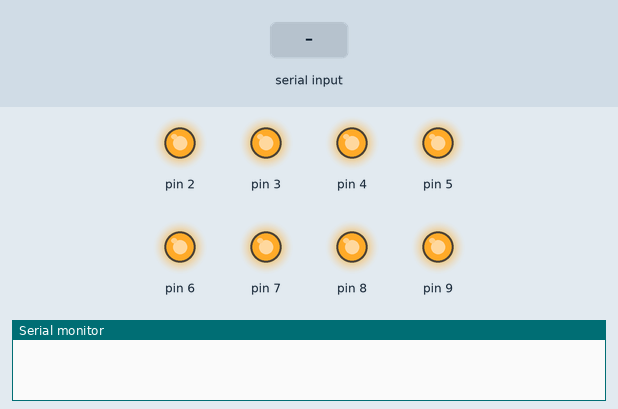
Bench run of a sketch on a simulated Arduino Uno, built with avr-gcc and run on an emulated ATmega328P. On the bench: output pins drawn as LEDs (lit = HIGH), the last lines printed to the serial monitor. The inputs (shaded band) are chosen by the test bench.

Above: at 1.2 s.
1.3 s: "30,150\n" received over Serial
At 5.4 s:
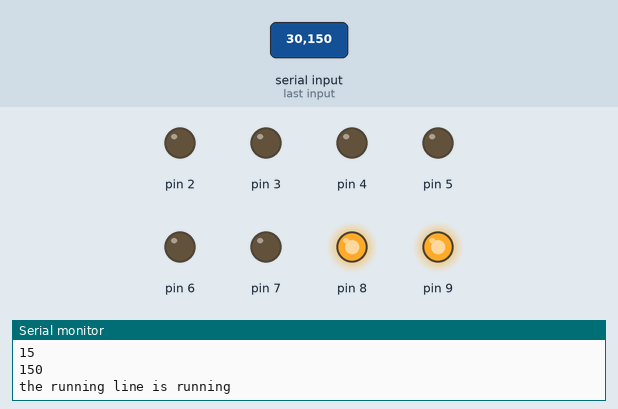
At 17.4 s:
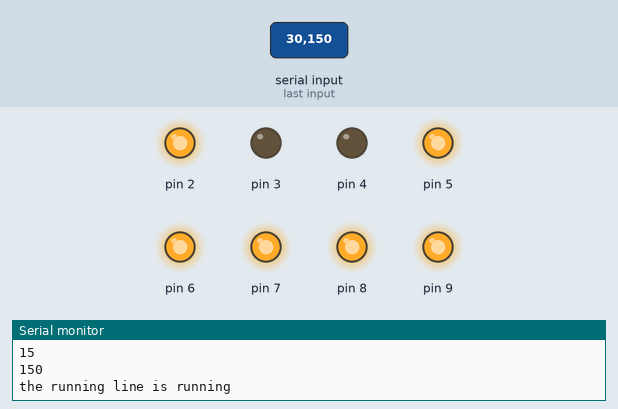
Timing chart, 0 to 20.1 s (numbered marks = the images above; inputs shaded):
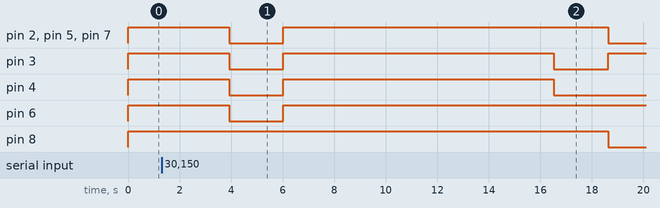

The sketch:

grand_gogo1.ino
```cpp
#include <SoftwareSerial.h>

SoftwareSerial slave_serial(10, 11);

String neighbours_string = "";
int numberOfNeighbors = 0;
int indexOfNumber = -1;
bool isSynchronized = false;
bool isAmbiguousNumber = false;
bool isOff = false;
String globalNumber = "";
String undeletedGlobalNumber = "";
bool digits[10][8] = {
  {1, 1, 1, 1, 1, 1, 0, 0},
  {0, 1, 1, 0, 0, 0, 0, 0},
  {1, 1, 0, 1, 1, 0, 1, 0},
  {1, 1, 1, 1, 0, 0, 1, 0},
  {0, 1, 1, 0, 0, 1, 1, 0},
  {1, 0, 1, 1, 0, 1, 1, 0},
  {1, 0, 1, 1, 1, 1, 1, 0},
  {1, 1, 1, 0, 0, 0, 0, 0},
  {1, 1, 1, 1, 1, 1, 1, 0},
  {1, 1, 1, 1, 0, 1, 1, 0}
};
void setup() {
  slave_serial.begin(2400);
  Serial.begin(2400);
  slave_serial.write('d');
  for (int i = 2; i < 10; i++) {
    pinMode(i, OUTPUT);
    digitalWrite(i, HIGH);
  }
}
void loop() {
  delay(100);
  char digit = Serial.read();

  if (isAmbiguousNumber) {
    delay(2000);
    if (numberOfNeighbors == 2 && !isSynchronized) {
      delay(300);
      isSynchronized = !isSynchronized;
    } else if (numberOfNeighbors == 1 && !isSynchronized) {
      delay(0);
      isSynchronized = !isSynchronized;
    } else if (numberOfNeighbors == 0 && !isSynchronized) {
      isSynchronized = !isSynchronized;
    }
    if (indexOfNumber <= undeletedGlobalNumber.length()) {
      indexOfNumber += 1;
    } else {
          	indexOfNumber = 0;
    }
    if (undeletedGlobalNumber[indexOfNumber] == 'o') {
            turn_off();
          } else {
          	show_number((int)undeletedGlobalNumber[indexOfNumber]  - '0');
          }
  }
    char rc = slave_serial.read();

    int check = (int)(rc - '0');
    if (check < 0) {
      if (neighbours_string.length() > 0) {
      	for (int i = 0; i < neighbours_string.length(); i++) {
          Serial.print(neighbours_string[i]);
        }
      Serial.print('c');
        Serial.println(" ");
        numberOfNeighbors = neighbours_string.length();
        Serial.println("Total Neighbours:");
        Serial.println(numberOfNeighbors);
      neighbours_string = "";
      }
      } else if (rc == 'c') {
      neighbours_string += 'c';
    }
  if (digit == 'd') {
    Serial.println("Waiting...");
    slave_serial.write("d");
     delay(100);
    if (slave_serial.available() > 0) {

      Serial.println("Sent request");
    } else {
      Serial.println("Callback");
     Serial.print('c');
    }
  }
  else {
    int number = (int)(digit - '0');
    if (number < 0) {
      	if (globalNumber.length() > numberOfNeighbors + 1 && globalNumber.length() != 0) {
      		Serial.println("the running line is running");
          undeletedGlobalNumber = "";
          isAmbiguousNumber = true;
          for (int i = 0; i < globalNumber.length(); i++) {
            slave_serial.write(globalNumber[i]);
          }
          globalNumber += "ooo";
          undeletedGlobalNumber = globalNumber;
          if (numberOfNeighbors == 2) {
          	indexOfNumber = 0;
            delay(100);
          } else if (numberOfNeighbors == 1) {
           	indexOfNumber = 1;
            delay(0);
          } else if (numberOfNeighbors == 0) {
           	indexOfNumber = 2;
          }

          if (globalNumber[indexOfNumber] == 'o') {
            turn_off();
          } else {
          	show_number((int)globalNumber[indexOfNumber]  - '0');
          }
    	} else if (globalNumber.length() == numberOfNeighbors + 1 && globalNumber.length() != 0) {
          for (int i = 1; i < globalNumber.length(); i++) {
            slave_serial.write(globalNumber[i]);
          }
          Serial.println("Data sent");
        Serial.println((int)globalNumber[0] - '0');
        show_number((int)globalNumber[0]  - '0');
      } else if (globalNumber.length() <= numberOfNeighbors && globalNumber.length() != 0) {
          for (int i = 0; i < globalNumber.length(); i++) {
            slave_serial.write(globalNumber[i]);
          }
          Serial.println("Second data sent");
        show_number(0);
      }
      globalNumber = "";
    } else {
      isAmbiguousNumber = false;
      globalNumber += (String) number;
      Serial.println(globalNumber);
    }
  }
}
void turn_off() {
  for (int i = 2; i < 10; i++) {
    digitalWrite(i, HIGH);
  }
}
void show_number(int num) {
  if (num >= 0 && num <= 9) {
    for (int i = 0; i < 8; i++) {
      digitalWrite(i + 2, !digits[num][i]);
    }
  }
}
```

Measured:
- after the input at 1.3 s, pin 2, pin 5, pin 7: HIGH → LOW after 2.6 s, → HIGH 2.1 s later, → LOW 12.6 s later; pin 3: alternates HIGH for 10.5 s and LOW for 2.1 s, starting after 2.6 s; pin 4: HIGH → LOW after 2.6 s, → HIGH 2.1 s later, → LOW 10.5 s later; pin 6: HIGH → LOW after 2.6 s, → HIGH 2.1 s later; pin 8: HIGH → LOW after 17.3 s
